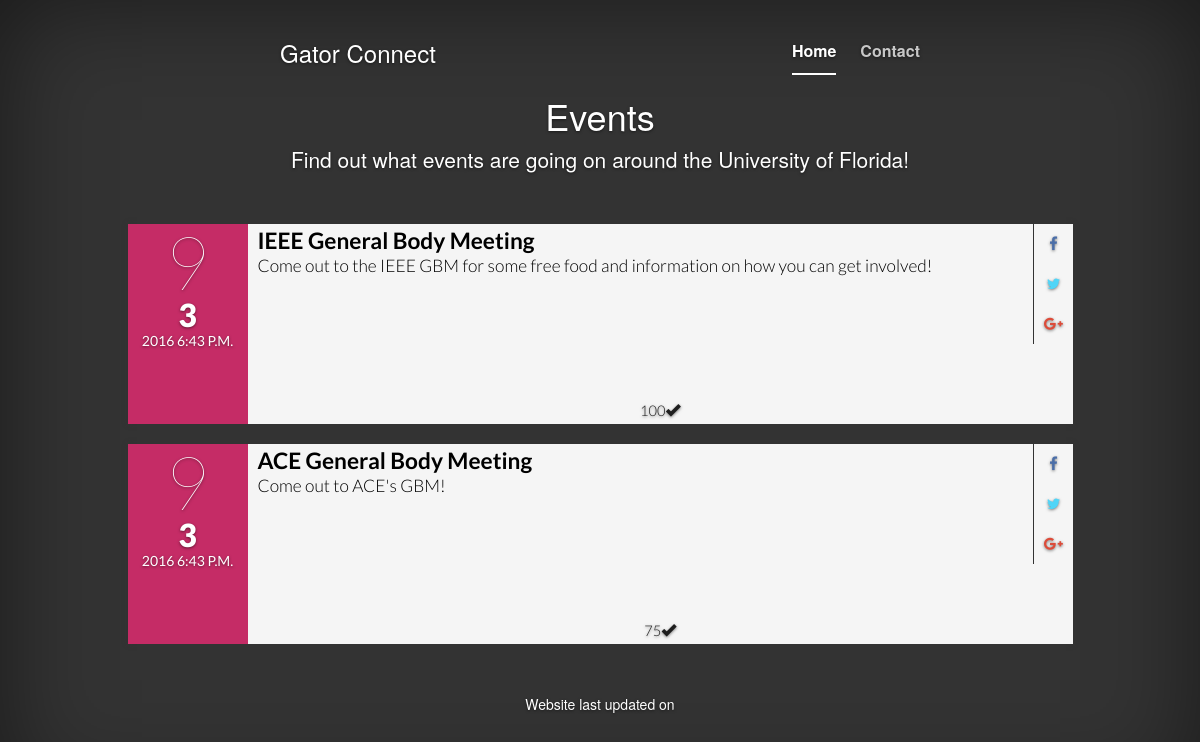
/events/, run on an earlier commit of the app's database.
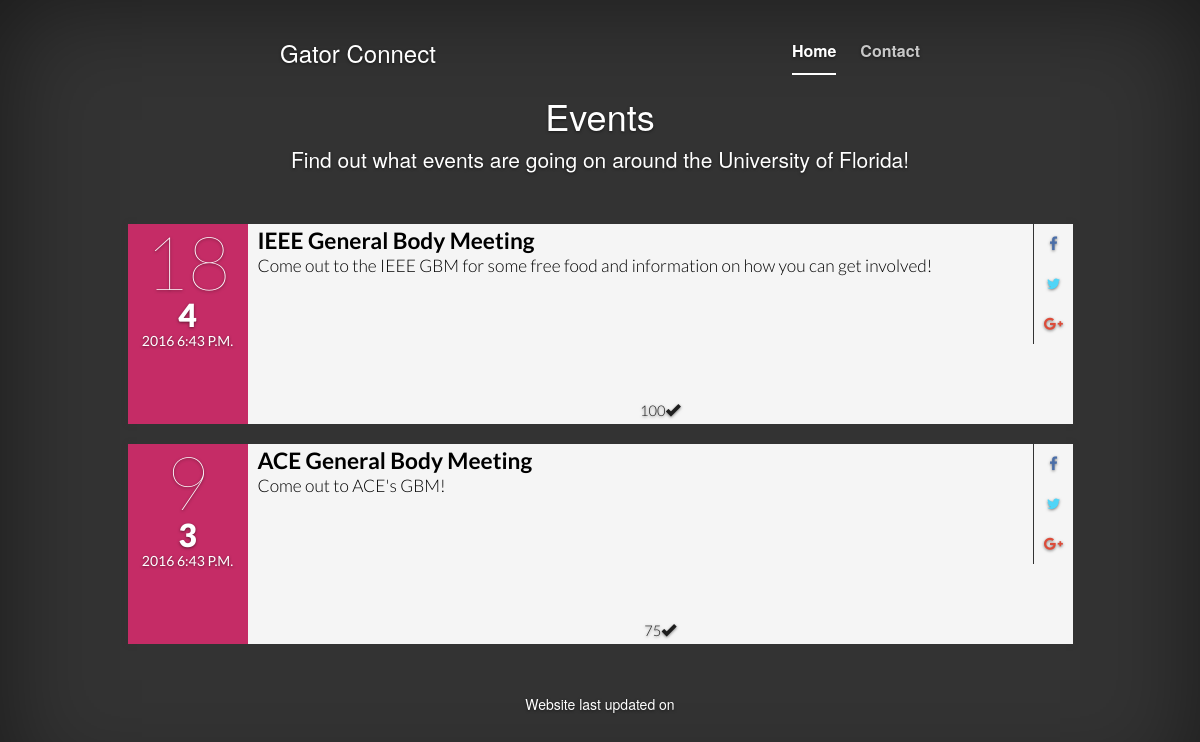
And on a later commit of the database.
### events/models.py (models this page shows, shortened)
class Event(models.Model):
    event_name = models.CharField(max_length=200)
    event_description = models.CharField(max_length=200)
    street = models.CharField(max_length=200)
    city = models.CharField(max_length=200)
    state = models.CharField(max_length=20)
    zip_code = models.IntegerField()
    event_start_date_time = models.DateTimeField(
        'Start Date / Time'
    )
    event_end_date_time = models.DateTimeField(
        'End Date / Time'
    )
    attendance_count = models.IntegerField(default=0)
    fb_url = models.CharField(
        'Facebook Event URL',
        max_length=255,
        default='',
        blank=True
    )

### events/views.py (the view)
def index(request):
    try:
        latest_event_list = Event.objects.order_by('-event_start_date_time')[:5]
        event_list = ', '.join([e.event_name for e in latest_event_list])
        template = loader.get_template('events/index.html')
        context = {
            'latest_event_list': latest_event_list,
        }
    except Event.DoesNotExist:
        raise Http404("Question does not exist")
    return render(request, 'events/index.html', context)

### events/templates/events/index.html (shortened to what this page needs)
<!DOCTYPE html>
<html lang="en">
<head>
    <link rel="stylesheet" href="//maxcdn.bootstrapcdn.com/bootstrap/3.2.0/css/bootstrap.min.css">
    <link rel="stylesheet" href="//maxcdn.bootstrapcdn.com/bootstrap/3.2.0/css/bootstrap-theme.min.css">
</head>
<body>
<div class="site-wrapper">
    <div class="site-wrapper-inner">
        <div class="cover-container">
            <div class="masthead clearfix">
                <div class="inner">
                    <h3 class="masthead-brand">Gator Connect</h3>
                    <nav>
                        <ul class="nav masthead-nav">
                            <li class="active"><a href="#">Home</a></li>
                            <li><a href="#footer">Contact</a></li>
                        </ul>
                    </nav>
                </div>
            </div>
        </div>
        <div class="inner ">
            <h1 class="cover-heading">Events</h1>
            <p class="lead">Find out what events are going on around the University of Florida!</p>
        </div>
        {% if latest_event_list %}
{% load tz %}
            {% for event in latest_event_list %}
            <div class="container">
                <div class="row">
                    <div class=" col-xs-offset-1 col-xs-10  col-xs-offset-1 col-sm-offset-1 col-sm-10">
                        <ul class="event-list">
                            <li>
                                <time datetime="2014-07-20 2000">
                                    <span class="day">{{ event.event_start_date_time.day }}</span>
                                    <span class="month">{{ event.event_start_date_time.month }}</span>
                                    <span class="year">{{ event.event_start_date_time.year }}</span>
                                    <span class="time">{{ event.event_start_date_time|time}}</span>
                                </time>
                                <div class="info">
                                    <h2 class="title">{{ event.event_name }}</h2>
                                    <p class="desc">{{ event.event_description }}</p>
                                    <ul>
                                        <li style="width:33%;">{{ event.attendance_count }}<span class="glyphicon glyphicon-ok"></span></li>
                                    </ul>
                                </div>
                                <div class="social">
                                    <ul>
                                        <li class="facebook" style="width:33%;"><a href="{{ event.fb_url }}" target="_blank"><span class="fa fa-facebook"></span></a></li>
                                        <li class="twitter" style="width:34%;"><a href="#twitter"><span class="fa fa-twitter"></span></a></li>
                                        <li class="google-plus" style="width:33%;"><a href="#google-plus"><span class="fa fa-google-plus"></span></a></li>
                                    </ul>
                                </div>
                            </li>
                        </ul>
                    </div>
                </div>
            </div>
            {% endfor %}
        {% else %}
            <p>No events are available.</p>
        {% endif %}
        <div id="footer">
            <div class="inner">
                <p>Website last updated on</p>
            </div>
        </div>
    </div>
</div>
</body>
</html>

What changed in the data, as far as the page shows it:
changed Event "IEEE General Body Meeting": event_start_date_time.day "9" → "18"; event_start_date_time.month "3" → "4"
